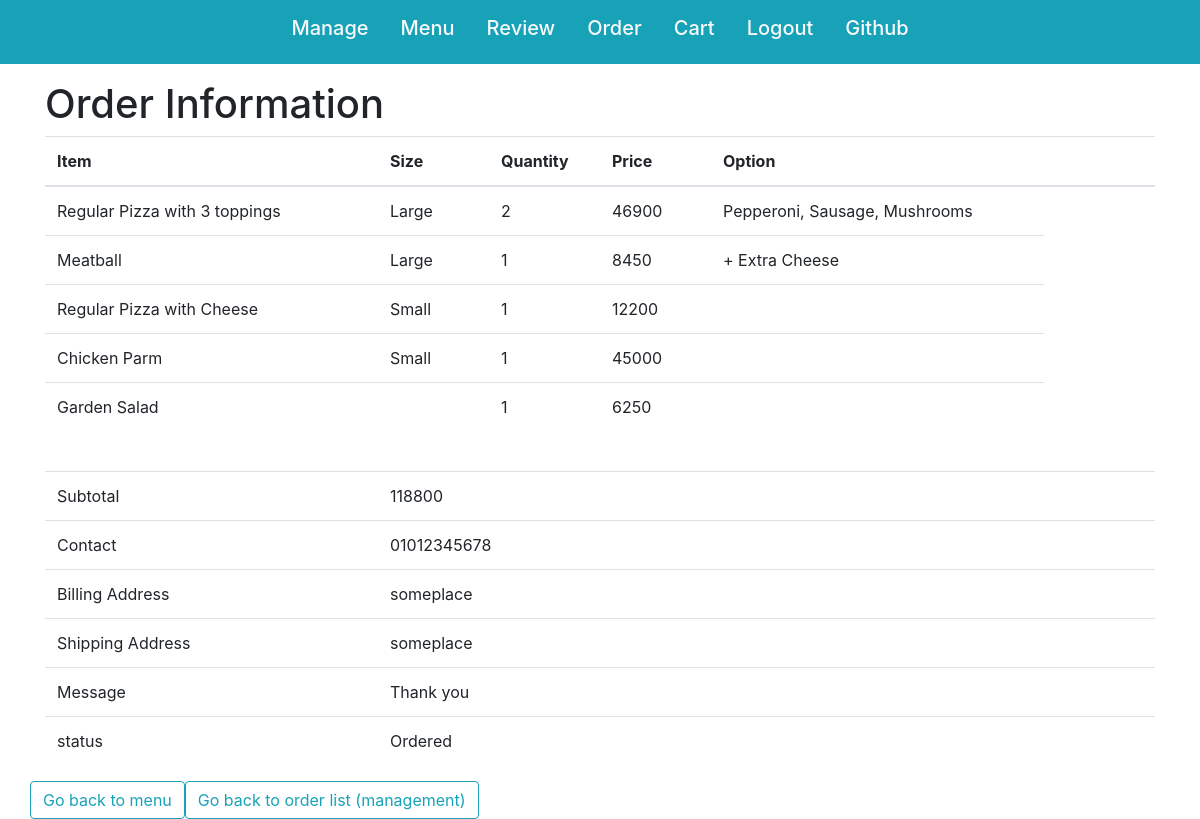
Screenshot of /user/order/33 (signed in) with the database file from the repository.
### orders/models.py (models this page shows, shortened)
class OrderItem(models.Model):
    user = models.ForeignKey(User, on_delete=models.CASCADE)
    item = models.ForeignKey(Item, on_delete=models.CASCADE)
    quantity = models.IntegerField(default=1)
    toppings = models.ManyToManyField(Topping, blank=True, related_name='orders') # For pizza
    extra = models.BooleanField(default=False) # For sub
    price = models.IntegerField(default=0)

class Item(models.Model):
    category = models.ForeignKey(Category, on_delete=models.CASCADE)
    name = models.CharField(max_length=64)
    S = 'Small'
    L = 'Large'
    SIZE_CHOICES = (
        (S, 'Small'),
        (L, 'Large')
    )
    size = models.CharField(max_length=8, choices=SIZE_CHOICES, blank=True)
    price = models.IntegerField(blank=True, default=0) # Blankable for Toppings

class Pizza(Item):
    REGULAR = 'Regular'
    SICILIAN = 'Sicilian'
    CRUST_CHOICES = (
        (REGULAR, 'Regular'),
        (SICILIAN, 'Sicilian')
    )
    crust = models.CharField(max_length=8, choices=CRUST_CHOICES)
    max_toppings = models.IntegerField(default=0)

class Item(models.Model):
    category = models.ForeignKey(Category, on_delete=models.CASCADE)
    name = models.CharField(max_length=64)
    S = 'Small'
    L = 'Large'
    SIZE_CHOICES = (
        (S, 'Small'),
        (L, 'Large')
    )
    size = models.CharField(max_length=8, choices=SIZE_CHOICES, blank=True)
    price = models.IntegerField(blank=True, default=0) # Blankable for Toppings

class Topping(Item):
    """Define toppings."""

class Order(models.Model):
    user = models.ForeignKey(User, on_delete=models.CASCADE, related_name='order')
    items = models.ManyToManyField(OrderItem, related_name='order')
    subtotal = models.IntegerField('Shipment Total', default=0)
    order_time = models.DateTimeField('Order placed', default=timezone.now)
    contact = models.CharField(max_length=100)
    billing_address = models.CharField(max_length=100)
    shipping_address = models.CharField(max_length=100)
    message = models.CharField(max_length=50, blank=True)
    ORDERED = 'Ordered'
    SHIPPING = 'On Shipping'
    DELIVERED = 'Delivered'
    STATUS_CHOCIES = (
        (ORDERED, 'Ordered'),
        (SHIPPING, 'On Shipping'),
        (DELIVERED, 'Delivered')
    )
    status = models.CharField(max_length=16, choices=STATUS_CHOCIES, default=ORDERED)
    recieved = models.BooleanField(default=False)

### orders/views.py (the view)
# urls.py: path('user/order/<int:pk>', login_required(views.OrderDetail.as_view(), login_url='/login'), name='order_detail'),
class OrderDetail(DetailView):
    model = Order
    def get_object(self):
        order = Order.objects.get(pk=self.kwargs['pk'], user=self.request.user)
        return order

### orders/templates/orders/order_detail.html
{% extends "base_orders.html" %}
{% block content %}
{% if order %}
<h1>Order Information</h1>
<table class="table">
    <colgroup>
        <col width="30%">
        <col width="10%">
        <col width="10%">
        <col width="10%">
        <col width="30%">
        <col width="10%">
    </colgroup>
    <thread>
        <tr>
            <th>Item</th>
            <th>Size</th>
            <th>Quantity</th>
            <th>Price</th>
            <th>Option</th>
            <td></td>
        </tr>
    </thread>
    <tbody>
        {% for item in order.items.all %}
        <tr>
            <td>{% if item.item.pizza.crust %}{{ item.item.pizza.crust}} Pizza with {% endif %}
                {{ item.item.name }}</td>
            <td>{{ item.item.size }}</td>
            <td>{{ item.quantity }}</td>
            <td>{{ item.price }}</td>
            <td>{% if item.toppings.count > 0 %}
                    {% for topping in item.toppings.all %}
                        {% if forloop.last %}
                            {{ topping.name }}
                        {% else %}
                            {{ topping.name }},
                        {% endif %}
                    {% endfor %}
                    {% elif item.extra %}
                        + Extra Cheese
                {% endif %}</td>
        </tr>
        {% endfor %}
    </tbody>
</table>
<br>
<table class="table">
    <colgroup>
        <col width="30%">
        <col width="70%">
    </colgroup>
    <tbody>
        <tr>
            <td>Subtotal</td>
            <td>{{ order.subtotal }}</td>
        </tr>
        <tr>
            <td>Contact</td>
            <td>{{ order.contact }}</td>
        </tr>
        <tr>
            <td>Billing Address</td>
            <td>{{ order.billing_address }}</td>
        </tr>
        <tr>
            <td>Shipping Address</td>
            <td>{{ order.shipping_address }}</td>
        </tr>
        <tr>
            <td>Message</td>
            <td>{{ order.message }}</td>
        </tr>
        <tr>
            <td>status</td>
            <td>{{ order.status }}</td>
        </tr>
    </tbody>
</table>
{% endif %}
<div class="row">
    <a href="{% url 'index' %}" class="btn btn-outline-info">Go back to menu</a>
    <a href="{% url 'manage_order' %}" class="btn btn-outline-info">Go back to order list (management)</a>
</div>
{% endblock %}

### rows the page displays
OrderItem: item.pizza.crust "Regular", item.name "3 toppings", item.size "Large", quantity "2", price "46900"
Topping: name "Pepperoni"
Topping: name "Sausage"
Topping: name "Mushrooms"
OrderItem: item.name "Meatball", item.size "Large", quantity "1", price "8450", extra "+ Extra Cheese"
OrderItem: item.pizza.crust "Regular", item.name "Cheese", item.size "Small", quantity "1", price "12200"
OrderItem: item.name "Chicken Parm", item.size "Small", quantity "1", price "45000"
OrderItem: item.name "Garden Salad", quantity "1", price "6250"
Order: subtotal "118800", contact "01012345678", billing_address "someplace", shipping_address "someplace", message "Thank you", status "Ordered"
